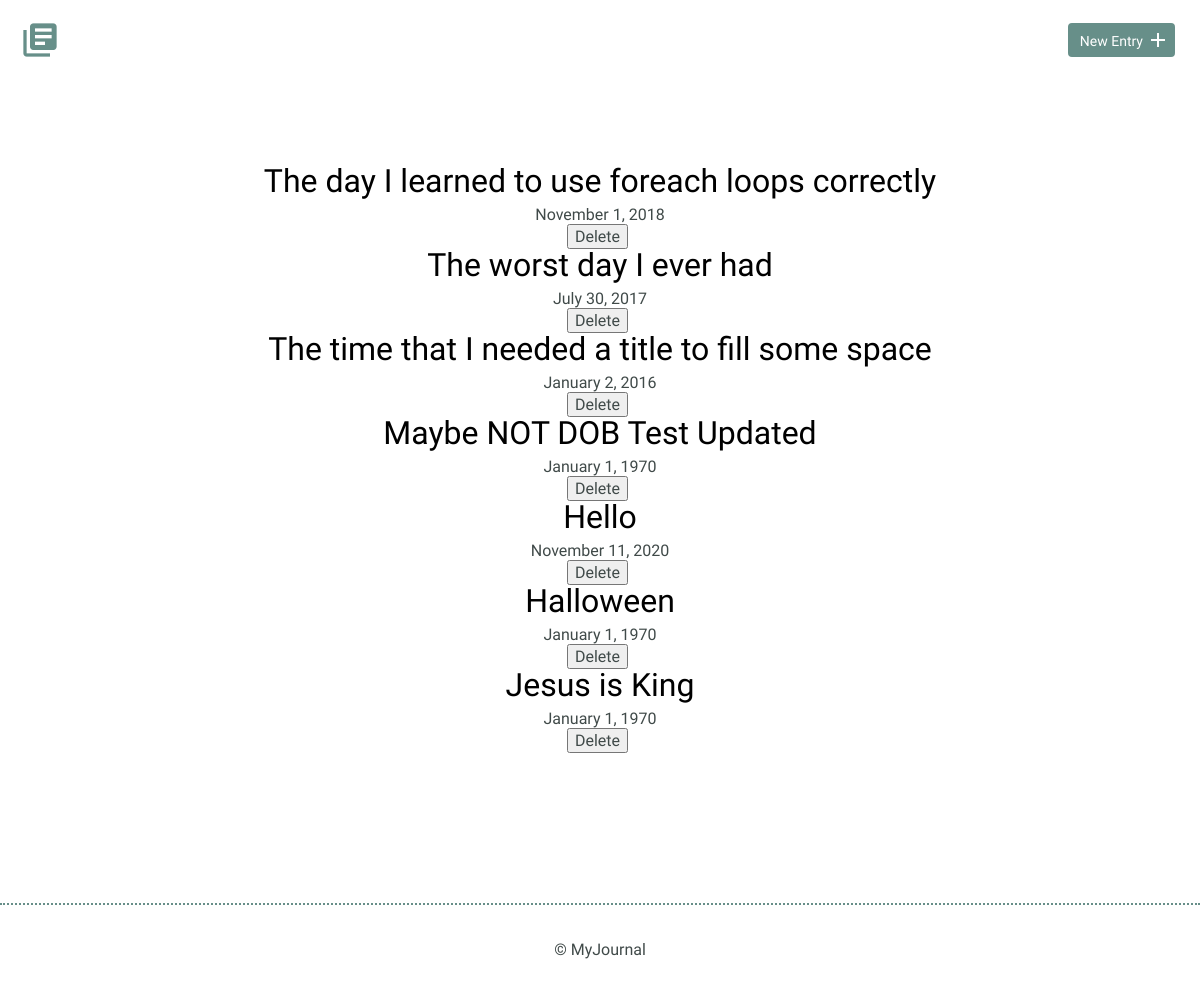
The page / on the database its author committed.
### tables this page shows
CREATE TABLE "entries" (
	`id`	INTEGER,
	`title`	TEXT,
	`date`	TEXT,
	`time_spent`	INTEGER,
	`learned`	BLOB,
	`resources`	BLOB,
	PRIMARY KEY(`id`)
);

### inc/functions.php (called while the page is built, shortened)
<?php
function get_entry_list() {
    include 'connection.php';
try{
 return $db->query('SELECT * FROM entries ORDER BY date DESC');
  } catch (Exception $e) {
  echo "Error!: " . $e->getMessage() . "</br>";
    return array();
  }
}

### index.php (the view, shortened to what this page needs)
<?php
require 'inc/functions.php';
include 'inc/header.php';
?>
<!DOCTYPE html>
        <section>
            <div class="container">
                <div class="entry-list">
                    <article>
                      <?php
                      foreach(get_entry_list() as $item) {
                          echo "<h2><a href='detail.php?id=".$item['id']."'>".$item['title']."</a></h2>";
                          echo "<time datetime='".$item['date']."'>".date("F j, Y",strtotime($item['date']))."</time><br>";
                          echo "<form method='post' action='index.php' onsubmit=\"return confirm('Are you sure want to delete this entry?');\">";
                          echo "<input type='submit' class='button--delete' value='Delete'>";
                          echo "</form>";
                          }
                            ?>
                    </article>
                </div>
            </div>
        </section>
<?php include 'inc/footer.php'; ?>

### inc/header.php (shortened to what this page needs)
<!DOCTYPE html>
<html>
    <head>
        <link rel="stylesheet" href="css/normalize.css">
        <link rel="stylesheet" href="css/site.css">
    </head>
    <body>
        <header>
            <div class="container">
                <div class="site-header">
                    <a class="logo" href="index.php"><i class="material-icons">library_books</i></a>
                    <a class="button icon-right" href="new.php"><span>New Entry</span> <i class="material-icons">add</i></a>
                </div>
            </div>
        </header>

### inc/footer.php
<footer>
		<div>
				&copy; MyJournal
		</div>
</footer>
</body>
</html>

### css/site.css (style rules this page uses)
body { font-size: 16px; color: #404a49; font-family: 'Cousine', serif; font-weight: 400; }
.container { margin: 0 auto; padding: 0 25px; }
header .site-header { margin: 0 auto; height: 95px; }
header .logo i { color: #678f89; margin: 20px 0 0 -5px; float: left; font-size: 40px; }
header .button { float: right; margin: 33px 0 0 0; }
footer { text-align: center; padding: 35px 0; border-top: 2px dotted #678f89; }
.button { padding: 8px 10px 6px 10px; background: #678f89; border: 2px solid #678f89; border-radius: 4px; text-decoration: none; color: #FFF; position: relative; text-align: center; font-size: 14px; }
.button.icon-right { padding-right: 30px; top: -10px; }
.button.icon-right i { position: absolute; top: 3px; right: 3px; }
h1, h2, h3 { margin: 0; font-weight: 400; line-height: 1em; color: #000; }
h2 { font-size: 32px; }
h2 a { text-decoration: none; color: #000; }
.entry-list, .edit-entry, .new-entry { max-width: 800px; margin: 0 auto; padding: 70px 0 150px 0; }
.entry-list article { margin-bottom: 70px; text-align: center; }
.entry-list article:last-child { margin-bottom: 0; }
.entry-list article h2 { margin-bottom: 8px; }
input[type=submit] { margin-right: 5px; }

### rows shown on the page
entries: title "The day I learned to use foreach loops correctly", date "November 1, 2018"
entries: title "The worst day I ever had", date "July 30, 2017"
entries: title "The time that I needed a title to fill some space", date "January 2, 2016"
entries: title "Maybe NOT DOB Test Updated", date "January 1, 1970"
entries: title "Hello", date "November 11, 2020"
entries: title "Halloween", date "January 1, 1970"
entries: title "Jesus is King", date "January 1, 1970"
